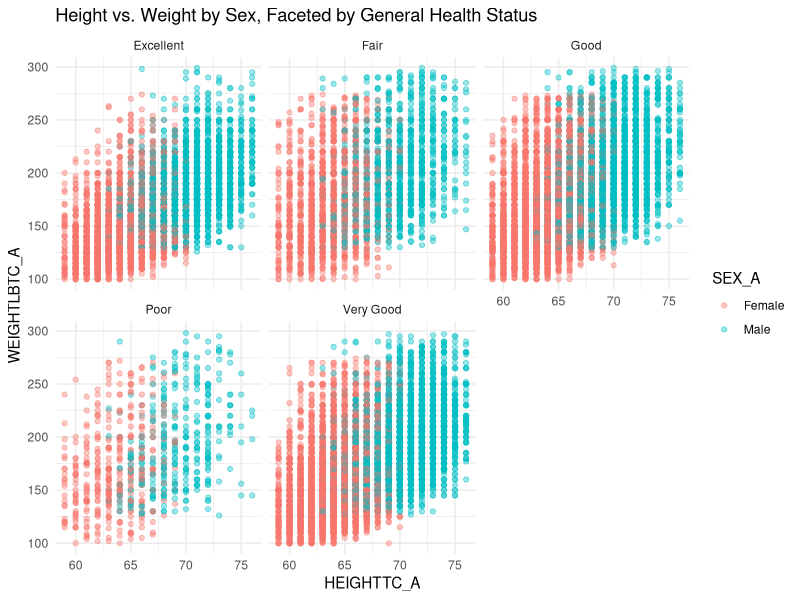
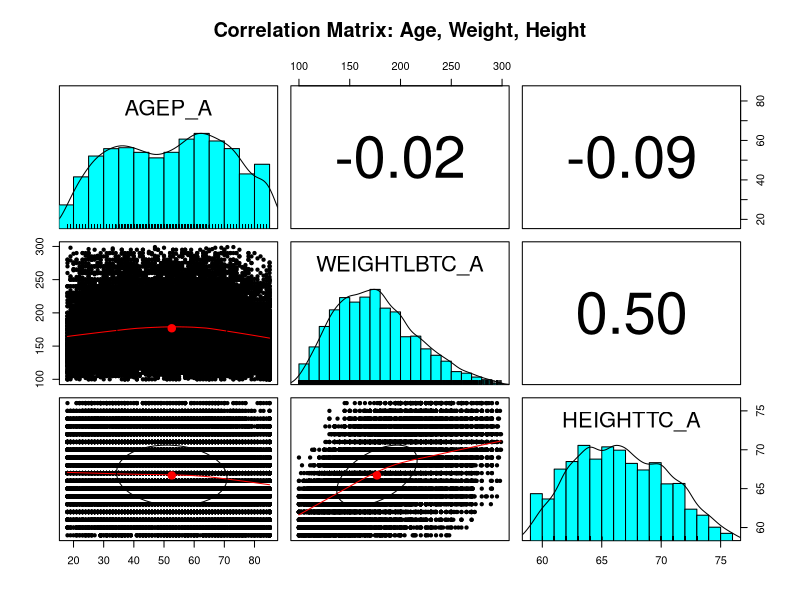

The R script that drew these images, in order:
# Day 4: Multivariate Analysis & Report Drafting
# Task 1: Multivariate Visualization

# Loads necessary libraries
library(tidyverse)
library(psych)
nhis_clean <- read.csv("nhis_clean.csv")

# Faceted Scatter Plot
p_multi <- ggplot(nhis_clean, aes(x = HEIGHTTC_A, y = WEIGHTLBTC_A, color = SEX_A)) +
  geom_point(alpha = 0.4, size = 1.5) +
  facet_wrap(~ PHSTAT_A) +
  ggtitle("Height vs. Weight by Sex, Faceted by General Health Status") +
  theme_minimal()
print(p_multi)

# Correlation Matrix Panel
quant_df <- nhis_clean %>% select(AGEP_A, WEIGHTLBTC_A, HEIGHTTC_A)
pairs.panels(quant_df, method = "pearson", density = TRUE, ellipses = TRUE, main = "Correlation Matrix: Age, Weight, Height")
